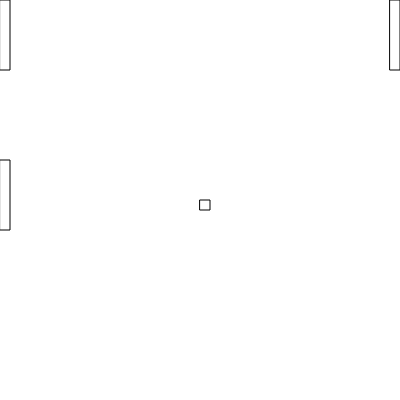
Frame 1 (no input)
Frame 60 (no input): identical to frame 1, image omitted
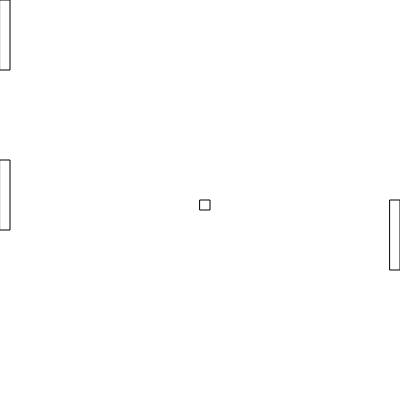
Frame 120 (the mouse pressed at the canvas centre since frame 60)

The p5.js sketch that drew these frames (run headless with seeded random() and noise() and a simulated clock; from frame 60 on, the mouse is pressed at the canvas centre):

// p5.js sketch
// ── sketch.js
class Paddle {
  
  constructor(){
    this.width = 10;
    this.height = 70;
    this.xPosition = 0;
    this.yPosition= 0;
  }
  
  
  display(){
    rect(this.xPosition, this.yPosition, this.width, this.height);
  };
}

function setup(){
  createCanvas(400,400);
}

function draw() {
  //set background to white
  background("white");
  
  //player Paddle
  var playerPaddle = new Paddle();
  playerPaddle.xPosition = 390;
  playerPaddle.yPosition = mouseY;
  //computer paddle
  var p1=new Paddle;
  p1.yPosition= 160;
  p1.display();
  var p2 = new Paddle;
  p2.yPostion=160;
  p2.display();
  
  
  playerPaddle.display();
  
  //draw the ball
  rect(200,200,10,10);
}
